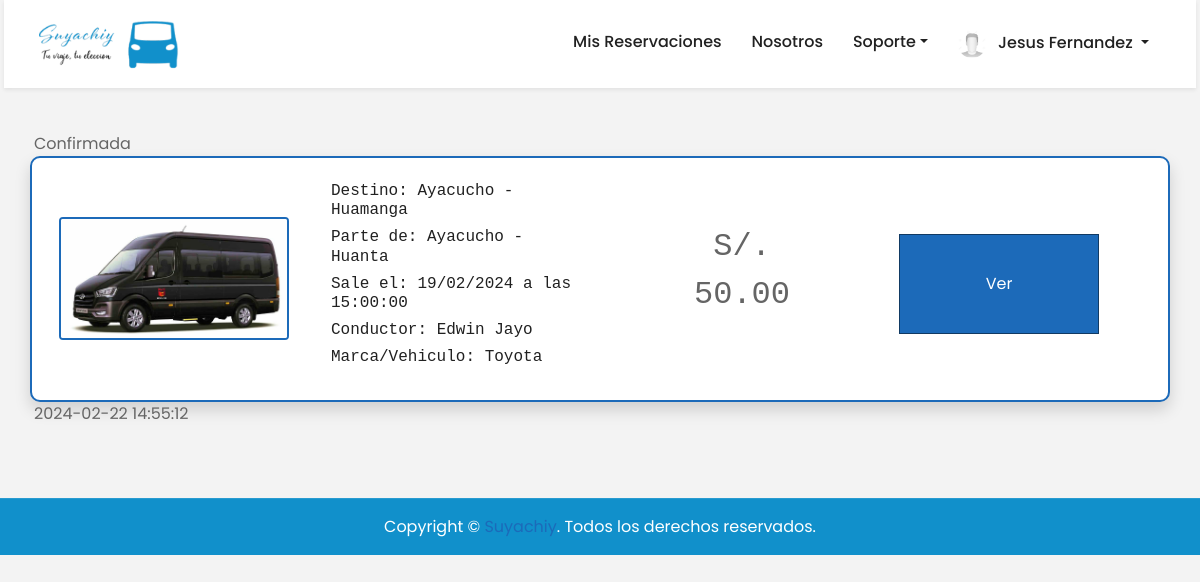
Page /pages/clientes/reservas.php (signed in) on the committed database.
### tables this page shows
CREATE TABLE `usuarios` (
  `id_usuario` int(11) NOT NULL,
  `nombre` varchar(50) DEFAULT NULL,
  `apellido` varchar(50) DEFAULT NULL,
  `email` varchar(100) DEFAULT NULL,
  `contraseña` varchar(255) DEFAULT NULL,
  `tipo_usuario_id` int(11) DEFAULT NULL,
  `foto_perfil` varchar(255) DEFAULT NULL,
  `ubicacion_id` int(11) DEFAULT NULL,
  `fecha_registro` timestamp NOT NULL DEFAULT current_timestamp()
);

CREATE TABLE `reservas` (
  `id_reserva` int(11) NOT NULL,
  `pasajero_id` int(11) DEFAULT NULL,
  `viaje_id` int(11) DEFAULT NULL,
  `fecha_reserva` timestamp NOT NULL DEFAULT current_timestamp(),
  `estado_reserva` varchar(20) DEFAULT NULL
);

CREATE TABLE `vehiculos` (
  `id_vehiculo` int(11) NOT NULL,
  `conductor_id` int(11) DEFAULT NULL,
  `marca` varchar(50) DEFAULT NULL,
  `modelo` varchar(50) DEFAULT NULL,
  `año` int(11) DEFAULT NULL,
  `capacidad_pasajeros` int(11) DEFAULT NULL,
  `foto_vehiculo` varchar(255) DEFAULT NULL
);

CREATE TABLE `ubicaciones` (
  `id_ubicacion` int(11) NOT NULL,
  `ubicacion` varchar(100) DEFAULT NULL,
  `foto` varchar(50) NOT NULL DEFAULT 'vacio'
);

CREATE TABLE `viajes` (
  `id_viaje` int(11) NOT NULL,
  `conductor_id` int(11) DEFAULT NULL,
  `origen_id` int(11) DEFAULT NULL,
  `destino_id` int(11) DEFAULT NULL,
  `precio` decimal(10,2) DEFAULT NULL,
  `plazas_disponibles` int(11) DEFAULT NULL,
  `fecha_salida` varchar(15) NOT NULL,
  `hora` time NOT NULL,
  `estado` int(2) NOT NULL
);

### pages/clientes/reservas.php (the view, shortened to what this page needs)
<?php
    include_once("../../drivers/config//conexion.php");
?>
<!DOCTYPE html>
<html lang="en">
<head>
    <link rel="stylesheet" href="../../css/cliente.css">
    <link href="https://cdnjs.cloudflare.com/ajax/libs/font-awesome/5.10.0/css/all.min.css" rel="stylesheet">
    <link href="../../lib/owlcarousel/assets/owl.carousel.min.css" rel="stylesheet">
    <link href="../../css/bootstrap/bootstrap.min.css" rel="stylesheet" />
    <link href="../../css/style.css" rel="stylesheet">
    <link rel="stylesheet" href="https://cdn.jsdelivr.net/npm/bootstrap-icons@1.11.3/font/bootstrap-icons.min.css">
</head>
<body>
    <?php
        include_once("../../inc/clientes/header.php");
    ?>
    <br><br><br><br>
    <div>
        <?php
        $email= $_SESSION['correo'];
        $consulta="SELECT
                    r.id_reserva as ir,r.fecha_reserva as fr,r.estado_reserva as er,
                    v.fecha_salida as fs,v.hora as h,v.precio as p,
                    ul.ubicacion as ul,
                    us.ubicacion as us,
                    uc.nombre as nc,uc.apellido as ac,uc.email as ec,
                    vh.marca as vm, vh.foto_vehiculo as fv
                    FROM usuarios as up
                    INNER JOIN reservas as r
                    ON up.id_usuario=r.pasajero_id
                    INNER JOIN tipos_usuario as tu
                    ON up.tipo_usuario_id=tu.id_tipo_usuario
                    INNER JOIN viajes as v
                    ON r.viaje_id=v.id_viaje
                    INNER JOIN ubicaciones as ul
                    ON v.origen_id=ul.id_ubicacion
                    INNER JOIN ubicaciones as us
                    ON v.destino_id=us.id_ubicacion
                    INNER JOIN vehiculos as vh
                    ON v.conductor_id=vh.conductor_id
                    INNER JOIN usuarios as uc
                    ON vh.conductor_id=uc.id_usuario
                    WHERE up.email= '$email'";
        $datos = mysqli_query($conexion, $consulta);
        while ($fila = mysqli_fetch_array($datos)) {
            $ir= password_hash($fila['ir'], PASSWORD_BCRYPT);
            $irc= $fila['ir'];
            $fr = $fila['fr'];
            $er = $fila['er'];
            $fs = $fila['fs'];
            $h = $fila['h'];
            $p = $fila['p'];
            $ul= $fila['ul'];
            $us= $fila['us'];
            $nc= $fila['nc'];
            $ac= $fila['ac'];
            $vm= $fila['vm'];
            $fv= $fila['fv'];
        ?>
        <div class="container-fluid booking mt-5 pb-4">
            <div class="container pb-5">
                <div class="row  g-2">
                    <div>
                        <spam class="er"><?php echo $er ?></spam>
                    </div>
                </div>
                <div class="bg-light shadow row resultado" style="padding: 0px; border-radius: 10px;">
                    <div class="col-xs-12 col-sm-6 col-lg-3">
                        <div class="foto">
                            <img src="../../<?php echo $fv ?>" class="rounded mx-auto d-block" id="foto" alt="...">
                        </div>
                    </div>
                    <div class="col-xs-12 col-sm-6 col-lg-3 my-4">
                        <div style="font-family: 'Courier New', Courier, monospace;">
                            <h6>Destino: <?php echo $ul?></h6>
                            <h6>Parte de: <?php echo $us ?></h6>
                            <h6>Sale el: <?php echo $fs ?> a las <?php echo $h ?></h6>
                            <h6>Conductor: <?php echo $nc . " " . $ac ?></h6>
                            <h6>Marca/Vehiculo: <?php echo $vm ?></h6>
                        </div>
                    </div>
                    <div class="col-xs-12 col-sm-6 col-lg-3" style="font-size: 2rem;font-family: 'Courier New', Courier, monospace;">
                        <div style="text-align: center;">
                            <div>
                                <span>S/.</span>
                            </div>
                            <p><?php echo $p ?></p>
                        </div>
                    </div>
                    <div class="col-xs-12 col-sm-6 col-lg-3">
                        <div>
                            <button type="button" class="btn btn-primary btnreserva" onclick="location.href='reserva.php?id=<?php echo $ir; ?>&i=<?php echo $irc; ?>'">Ver</button>
                        </div>
                    </div>
                </div>
                <div class="row justify-content-center align-items-center g-2">
                    <span class="fr"><?php echo $fr ?></span>
                </div>
            </div>
        </div>
        <?php
        }
        ?>
    </div>
    <?php
        include_once("../../inc/clientes/footer.php");
    ?>
</body>
</html>

### inc/clientes/header.php (shortened to what this page needs)
<div class="position-relative p-0 px-sm-1" style="z-index: 9;">
        <nav class="navbar navbar-expand-sm bg-light navbar-light shadow-sm py-3 py-md-0 pl-3 pl-sm -5">
            <div>
                <a href="index.php"><img class="col" src="../../img/logo.png" style="height: 60px;"></a>
            </div>
            <div class="collapse navbar-collapse justify-content-between px-3" id="navbarCollapse">
                <div class="navbar-nav ml-auto py-0">
                    <a href="reservas.php" class="nav-item nav-link">Mis Reservaciones</a>
                    <a href="nosotros.php" class="nav-item nav-link">Nosotros</a>
                    <div class="nav-item dropdown">
                        <a href="#" class="nav-link dropdown-toggle" data-toggle="dropdown">Soporte</a>
                    </div>
                    <div class="nav-item dropdown">
                        <a href="#" class="nav-link dropdown-toggle" data-toggle="dropdown">
                            <img class="rounded-circle me-lg-2" src="../../<?php echo $_SESSION['fotoPerfil']?>" alt="" style="width: 28px; height: 28px;">
                            <span>
                                <?php
                                    echo $_SESSION['nombre'];
                                ?>
                                <?php
                                    echo $_SESSION['apellidos'];
                                ?>
                            </span> </a>
                    </div>
                </div>
            </div>
        </nav>
    </div>

### inc/clientes/footer.php (shortened to what this page needs)
<div class="container-fluid text-white border-top py-md-3 px-sm-3 px-md-5" style="border-color: rgba(256, 256, 256, .1) !important; background: #1190CB;">
    <div class="text-center">
        <div class="text-center">
            <p class="m-0 text-white">Copyright &copy; <a href="../../pages/clientes/index.php">Suyachiy</a>. Todos los derechos
                reservados.
            </p>
        </div>
    </div>
</div>

### css/cliente.css (style rules this page uses)
#foto { width: 230px; max-height: 200px; border: 2px solid #1c6ab9; border-radius: 15px; }
.resultado { border: 2px solid #1c6ab9; align-items: center; }
.btnreserva { width: 200px; height: 100px; margin-top: 10px; }

### rows in the picture
usuarios: reservas.estado_reserva "Confirmada", vehiculos.foto_vehiculo (picture), ubicaciones.ubicacion "Ayacucho - Huamanga", ubicaciones.ubicacion "Ayacucho - Huanta", viajes.fecha_salida "19/02/2024", viajes.hora "15:00:00", nombre "Edwin", apellido "Jayo", vehiculos.marca "Toyota", viajes.precio "50.00", reservas.fecha_reserva "2024-02-22 14:55:12"

### other values in the picture
$_SESSION['nombre'] "Jesus"
$_SESSION['apellidos'] "Fernandez"
